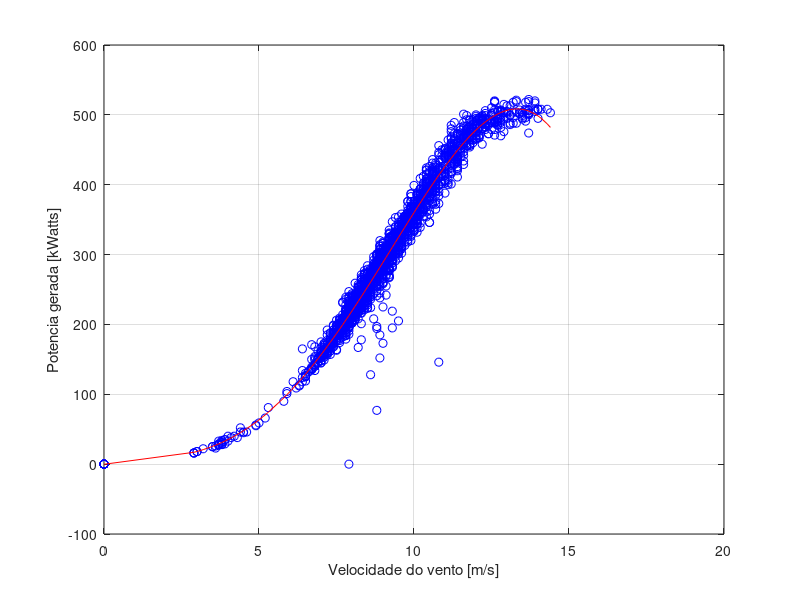

The MATLAB script that drew this image:
X = importdata('aerogerador.dat');
v = X(:,1);
p = X(:,2);
tic;
B = polyfit(v, p,5)
timeElapsed=toc
ypred=polyval(B,v);
erro=p-ypred;
SEQ=sum(erro.^2);

figure; plot(v,p,'bo'); hold on; grid; % diagrama de dispersao
xlabel('Velocidade do vento [m/s]'); 
ylabel('Potencia gerada [kWatts]');

plot(v,ypred,'r-'); % Sobrepoe curva de regressao aos dados
hold off; 


